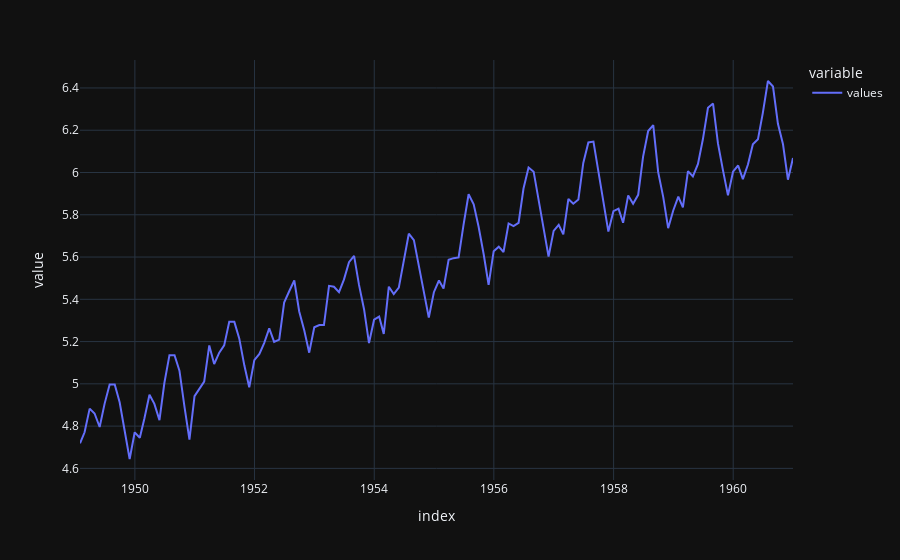

Write notebook code for a chart like this one.
### Code cell
import pandas as pd
df = pd.read_parquet('../statsmodel/AirPassengers_log.parquet').asfreq('ME')
df.columns = ["values"]
series = df["values"]
series.plot()

### Figure 1 — Plotly figure (JSON) as saved in the notebook; plotly's stock layout.template omitted (floating-point values rounded to 4 significant figures; data arrays with more than 128 entries replaced by an {"elided": "..."} marker saying what was removed)
{"data": [{"hovertemplate": "variable=values<br>index=%{x}<br>value=%{y}<extra></extra>", "legendgroup": "values", "line": {"color": "#636efa", "dash": "solid"}, "marker": {"symbol": "circle"}, "mode": "lines", "name": "values", "orientation": "v", "showlegend": true, "type": "scatter", "x": {"elided": "144 str values"}, "xaxis": "x", "y": {"elided": "144 float values"}, "yaxis": "y"}], "layout": {"legend": {"title": {"text": "variable"}, "tracegroupgap": 0}, "margin": {"t": 60}, "xaxis": {"anchor": "y", "domain": [0, 1], "title": {"text": "index"}}, "yaxis": {"anchor": "x", "domain": [0, 1], "title": {"text": "value"}}}}
